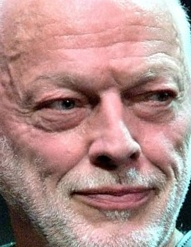
#> input picture images/cropped_face_aligned.jpg, 191 x 247 px, found by its file name
$ python normalize.py
#> lines starting #> are read from the running program, lines starting #| are printed output that depends on the picture
import cv2
import numpy as np


img = cv2.imread('images/cropped_face_aligned.jpg')
#> img is the input picture: shape (247, 191, 3); mean B, G, R 139.5, 143.1, 177.9

img = img.astype(np.float32)
print(img)
#> (printed output is left out)

B, G, R= cv2.split(img)
zeros = np.zeros_like(R)

cv2.imwrite("images/red_channel.jpg", cv2.merge([zeros, zeros, R]))
cv2.imwrite("images/green_channel.jpg", cv2.merge([zeros, G, zeros]))
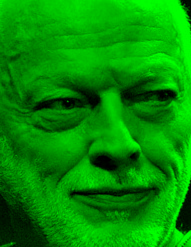
#> saved as green_channel.jpg: shape (247, 191, 3); mean B, G, R 0, 143.1, 0
cv2.imwrite("images/blue_channel.jpg", cv2.merge([B, zeros, zeros]))
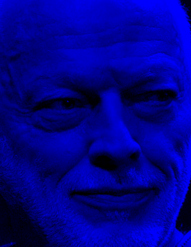
#> saved as blue_channel.jpg: shape (247, 191, 3); mean B, G, R 139.5, 0, 0

img[..., 0] -= 93.5940
img[..., 1] -= 104.7624
img[..., 2] -= 129.1863
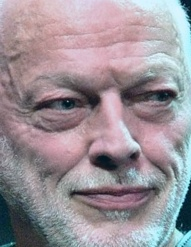
#> img: shape (247, 191, 3) float32; mean B, G, R 45.9, 38.4, 48.7; drawn with min black and max white

B, G, R= cv2.split(img)

print(B)
#> (printed output is left out)
print(G)
#> (printed output is left out)
print(R)
#> (printed output is left out)


cv2.imwrite("images/n_red_channel.jpg", cv2.merge([zeros, zeros, R]))
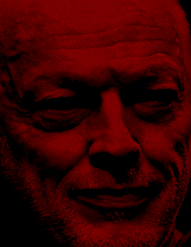
#> saved as n_red_channel.jpg: shape (247, 191, 3); mean B, G, R 0, 0, 58.3
cv2.imwrite("images/n_green_channel.jpg", cv2.merge([zeros, G, zeros]))
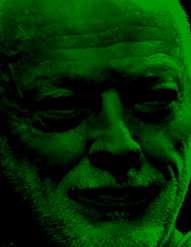
#> saved as n_green_channel.jpg: shape (247, 191, 3); mean B, G, R 0, 47.6, 0
cv2.imwrite("images/n_blue_channel.jpg", cv2.merge([B, zeros, zeros]))
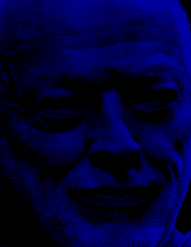
#> saved as n_blue_channel.jpg: shape (247, 191, 3); mean B, G, R 53.6, 0, 0
cv2.imwrite('images/normalized_image.jpg', img)
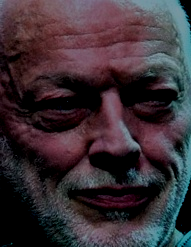
#> saved as normalized_image.jpg: shape (247, 191, 3); mean B, G, R 53.6, 47.6, 58.3
